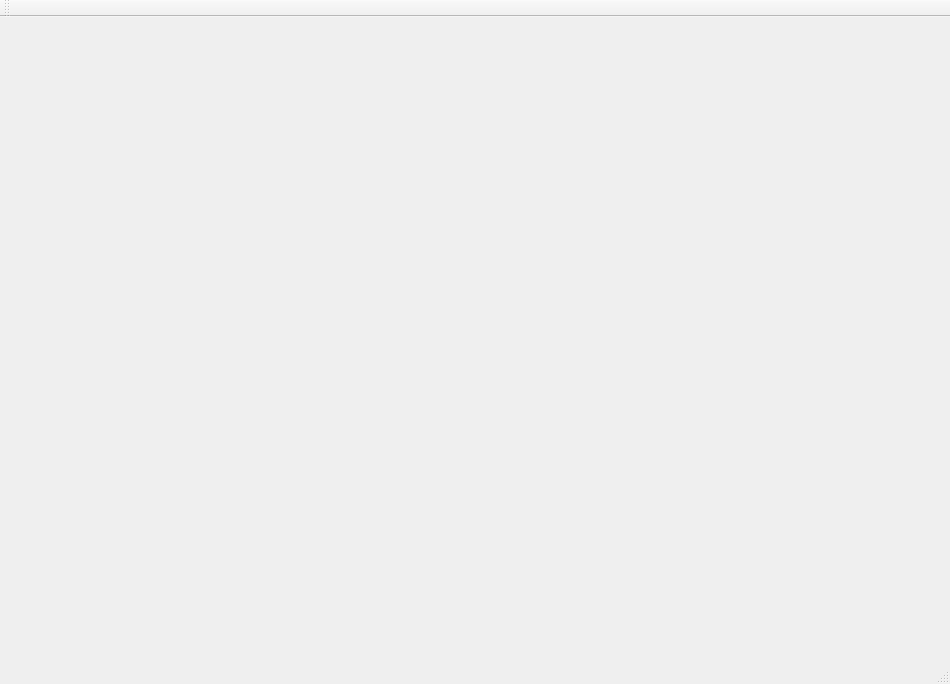
<?xml version="1.0" encoding="UTF-8"?>
<ui version="4.0">
 <class>MainWindow</class>
 <widget class="QMainWindow" name="MainWindow">
  <property name="geometry">
   <rect>
    <x>0</x>
    <y>0</y>
    <width>950</width>
    <height>684</height>
   </rect>
  </property>
  <property name="windowTitle">
   <string>MainWindow</string>
  </property>
  <widget class="QWidget" name="centralWidget"/>
  <widget class="QMenuBar" name="menuBar">
   <property name="geometry">
    <rect>
     <x>0</x>
     <y>0</y>
     <width>950</width>
     <height>26</height>
    </rect>
   </property>
  </widget>
  <widget class="QToolBar" name="mainToolBar">
   <attribute name="toolBarArea">
    <enum>TopToolBarArea</enum>
   </attribute>
   <attribute name="toolBarBreak">
    <bool>false</bool>
   </attribute>
  </widget>
  <widget class="QStatusBar" name="statusBar"/>
 </widget>
 <layoutdefault spacing="6" margin="11"/>
 <resources/>
 <connections/>
</ui>
